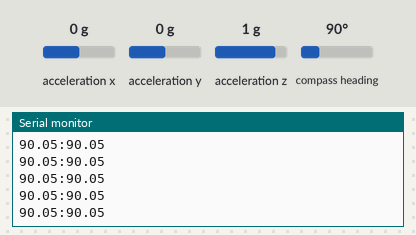
The sketch below on a simulated Arduino Uno, built with avr-gcc and run on an emulated ATmega328P. Shown: the last lines printed to the serial monitor. The test bench sets the inputs (shaded band); at power-on: acceleration x 0 g, compass heading 90°, acceleration y 0 g, acceleration z 1 g.

Above: at 1.2 s.
1.3 s: acceleration x set to -1.4 g
At 1.38 s:
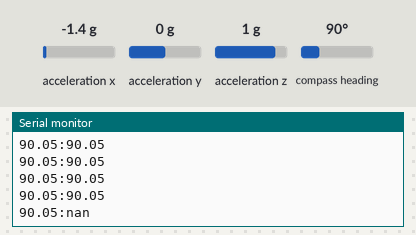
3.2 s: compass heading set to 7°
At 3.27 s:
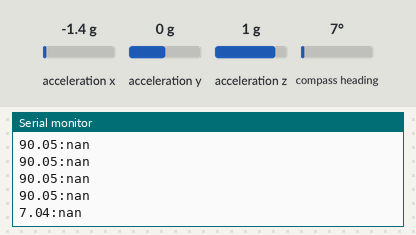
4.7 s: acceleration x set to 0 g
At 4.74 s:
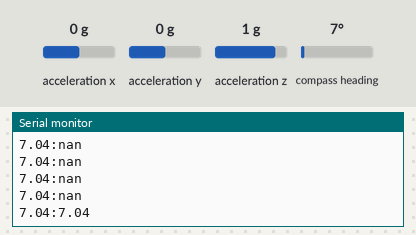

Measured:
- after the input at 1.3 s, the serial monitor: prints a new line after 0.08 s (image 1)
- after the input at 3.2 s, the serial monitor: prints a new line after 0.07 s (image 2)
- after the input at 4.7 s, the serial monitor: prints a new line at once (image 3)

The sketch:

tilt.ino
```cpp
/*
  Tilt compensated HMC5883L + ADXL345 (GY-80). Output for HMC5883L_compensation_processing.pde
  Read more: http://www.jarzebski.pl/arduino/czujniki-i-sensory/3-osiowy-magnetometr-hmc5883l.html
  GIT: https://github.com/jarzebski/Arduino-HMC5883L
  Web: http://www.jarzebski.pl
  (c) 2014 by Korneliusz Jarzebski
*/

#include <Wire.h>
#include <Adafruit_Sensor.h>
#include <Adafruit_HMC5883_U.h>
#include <Adafruit_ADXL345_U.h>


/* Assign a unique ID to this sensor at the same time */
Adafruit_HMC5883_Unified mag = Adafruit_HMC5883_Unified(12345);

/* Assign a unique ID to this sensor at the same time */
Adafruit_ADXL345_Unified accel = Adafruit_ADXL345_Unified(12346);

//HMC5883L compass;
//ADXL345 accelerometer;

float heading1;
float heading2;

void setup()
{
  Serial.begin(9600);

  if(!mag.begin())
  {
    /* There was a problem detecting the HMC5883 ... check your connections */
    Serial.println("Ooops, no HMC5883 detected ... Check your wiring!");
    while(1);
  }

  /* Initialise the sensor */
  if(!accel.begin())
  {
    /* There was a problem detecting the ADXL345 ... check your connections */
    Serial.println("Ooops, no ADXL345 detected ... Check your wiring!");
    while(1);
  }

  accel.setRange(ADXL345_RANGE_16_G);

}

// No tilt compensation
float noTiltCompensate()
{
  sensors_event_t magevent;
  mag.getEvent(&magevent);
  float heading = atan2(magevent.magnetic.y, magevent.magnetic.x);
  return heading;
}

// Tilt compensation
float tiltCompensate()
{
  // Pitch & Roll

  float roll;
  float pitch;

  sensors_event_t accevent;
  accel.getEvent(&accevent);

  roll = asin(accevent.acceleration.y);
  pitch = asin(-accevent.acceleration.x);

  if (roll > 0.78 || roll < -0.78 || pitch > 0.78 || pitch < -0.78)
  {
    return -1000;
  }

  // Some of these are used twice, so rather than computing them twice in the algorithem we precompute them before hand.
  float cosRoll = cos(roll);
  float sinRoll = sin(roll);
  float cosPitch = cos(pitch);
  float sinPitch = sin(pitch);

  sensors_event_t magevent;
  mag.getEvent(&magevent);
  // Tilt compensation
  float Xh = magevent.magnetic.x * cosPitch + magevent.magnetic.z * sinPitch;
  float Yh = magevent.magnetic.x * sinRoll * sinPitch + magevent.magnetic.y * cosRoll - magevent.magnetic.z * sinRoll * cosPitch;

  float heading = atan2(Yh, Xh);

  return heading;
}

// Correct angle
float correctAngle(float heading)
{
  if (heading < 0) { heading += 2 * PI; }
  if (heading > 2 * PI) { heading -= 2 * PI; }

  return heading;
}

void loop()
{
  // Read vectors
/*  Vector mag = compass.readNormalize();
  Vector acc = accelerometer.readScaled();*/

  // Calculate headings
  heading1 = noTiltCompensate();
  heading2 = tiltCompensate();

  if (heading2 == -1000)
  {
    heading2 = heading1;
  }

  // Set declination angle on your location and fix heading
  // You can find your declination on: http://magnetic-declination.com/
  // (+) Positive or (-) for negative
  // For Bytom / Poland declination angle is 4'26E (positive)
  // Formula: (deg + (min / 60.0)) / (180 / M_PI);
  float declinationAngle = (-0.05235) / (180 / M_PI);
  heading1 -= declinationAngle;
  heading2 -= declinationAngle;

  // Correct for heading < 0deg and heading > 360deg
  heading1 = correctAngle(heading1);
  heading2 = correctAngle(heading2);

  // Convert to degrees
  heading1 = heading1 * 180/M_PI;
  heading2 = heading2 * 180/M_PI;

  // Output
  Serial.print(heading1);
  Serial.print(":");
  Serial.println(heading2);

  delay(100);
}
```
